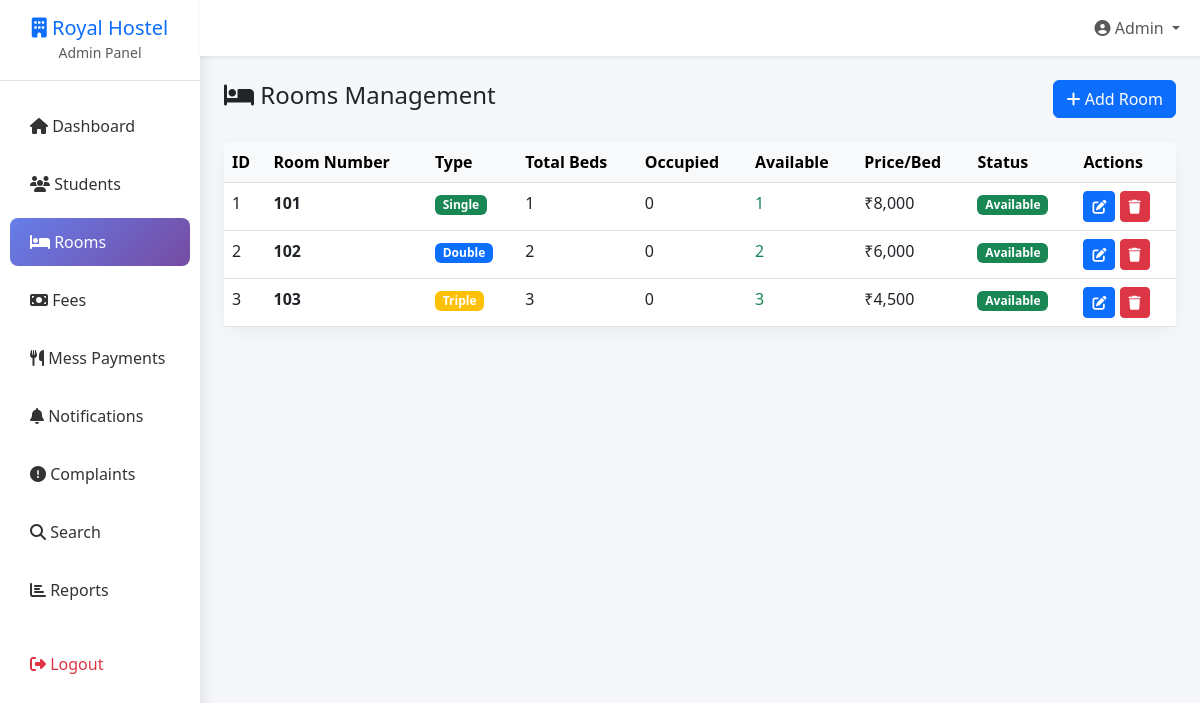
/rooms.php (signed in), run on the app's committed database.
### tables this page shows
CREATE TABLE IF NOT EXISTS rooms (
    id INT PRIMARY KEY AUTO_INCREMENT,
    room_number VARCHAR(20) UNIQUE NOT NULL,
    room_type ENUM('single', 'double', 'triple', 'dormitory') NOT NULL,
    total_beds INT NOT NULL,
    occupied_beds INT DEFAULT 0,
    available_beds INT GENERATED ALWAYS AS (total_beds - occupied_beds) STORED,
    price_per_bed DECIMAL(10,2) NOT NULL,
    description TEXT,
    status ENUM('available', 'full', 'maintenance') DEFAULT 'available',
    created_at TIMESTAMP DEFAULT CURRENT_TIMESTAMP,
    updated_at TIMESTAMP DEFAULT CURRENT_TIMESTAMP ON UPDATE CURRENT_TIMESTAMP
);

### config.php (called while the page is built, shortened)
<?php
$conn = mysqli_connect(DB_SERVER, DB_USERNAME, DB_PASSWORD);
$sql = "CREATE DATABASE IF NOT EXISTS " . DB_NAME;
mysqli_query($conn, $sql);
mysqli_select_db($conn, DB_NAME);
mysqli_set_charset($conn, "utf8mb4");
function getAllRooms() {
    global $conn;
    $result = $conn->query("SELECT * FROM rooms ORDER BY room_number");
    return $result->fetch_all(MYSQLI_ASSOC);
}

### rooms.php (the view, shortened to what this page needs)
<?php
require_once '../includes/config.php';
$rooms = getAllRooms();
?>
<!DOCTYPE html>
<html lang="en">
<head>
    <link href="https://cdn.jsdelivr.net/npm/bootstrap@5.3.0/dist/css/bootstrap.min.css" rel="stylesheet">
    <link rel="stylesheet" href="https://cdnjs.cloudflare.com/ajax/libs/font-awesome/6.4.0/css/all.min.css">
</head>
<body>
    <div class="container-fluid">
        <div class="row">
            <div class="col-md-2 sidebar p-0">
                <div class="p-3 text-center border-bottom">
                    <h5 class="mb-0 text-primary">
                        <i class="fas fa-building"></i> Royal Hostel
                    </h5>
                    <small class="text-muted">Admin Panel</small>
                </div>
                <ul class="nav flex-column mt-3">
                    <li class="nav-item">
                        <a href="index.php" class="nav-link">
                            <i class="fas fa-home"></i> Dashboard
                        </a>
                    </li>
                    <li class="nav-item">
                        <a href="students.php" class="nav-link">
                            <i class="fas fa-users"></i> Students
                        </a>
                    </li>
                    <li class="nav-item">
                        <a href="rooms.php" class="nav-link active">
                            <i class="fas fa-bed"></i> Rooms
                        </a>
                    </li>
                    <li class="nav-item">
                        <a href="fees.php" class="nav-link">
                            <i class="fas fa-money-bill"></i> Fees
                        </a>
                    </li>
                    <li class="nav-item">
                        <a href="mess_payments.php" class="nav-link">
                            <i class="fas fa-utensils"></i> Mess Payments
                        </a>
                    </li>
                    <li class="nav-item">
                        <a href="notifications.php" class="nav-link">
                            <i class="fas fa-bell"></i> Notifications
                        </a>
                    </li>
                    <li class="nav-item">
                        <a href="complaints.php" class="nav-link">
                            <i class="fas fa-exclamation-circle"></i> Complaints
                        </a>
                    </li>
                    <li class="nav-item">
                        <a href="search.php" class="nav-link">
                            <i class="fas fa-search"></i> Search
                        </a>
                    </li>
                    <li class="nav-item">
                        <a href="reports.php" class="nav-link">
                            <i class="fas fa-chart-bar"></i> Reports
                        </a>
                    </li>
                    <li class="nav-item mt-3">
                        <a href="logout.php" class="nav-link text-danger">
                            <i class="fas fa-sign-out-alt"></i> Logout
                        </a>
                    </li>
                </ul>
            </div>
            <div class="col-md-10 p-0">
                <nav class="navbar navbar-expand-lg navbar-light bg-white shadow-sm">
                    <div class="container-fluid">
                        <div class="collapse navbar-collapse" id="navbarNav">
                            <ul class="navbar-nav ms-auto">
                                <li class="nav-item dropdown">
                                    <a class="nav-link dropdown-toggle" href="#" id="navbarDropdown" role="button" data-bs-toggle="dropdown">
                                        <i class="fas fa-user-circle"></i> <?php echo ucfirst($_SESSION['username']); ?>
                                    </a>
                                </li>
                            </ul>
                        </div>
                    </div>
                </nav>
                <div class="p-4">
                    <div class="d-flex justify-content-between align-items-center mb-4">
                        <h4><i class="fas fa-bed"></i> Rooms Management</h4>
                        <a href="add_room.php" class="btn btn-primary">
                            <i class="fas fa-plus"></i> Add Room
                        </a>
                    </div>
                    <div class="table-card">
                        <div class="table-responsive">
                            <table class="table table-hover mb-0">
                                <thead class="table-light">
                                    <tr>
                                        <th>ID</th>
                                        <th>Room Number</th>
                                        <th>Type</th>
                                        <th>Total Beds</th>
                                        <th>Occupied</th>
                                        <th>Available</th>
                                        <th>Price/Bed</th>
                                        <th>Status</th>
                                        <th>Actions</th>
                                    </tr>
                                </thead>
                                <tbody>
                                    <?php if (count($rooms) > 0): ?>
                                        <?php foreach ($rooms as $room): ?>
                                            <tr>
                                                <td><?php echo $room['id']; ?></td>
                                                <td><strong><?php echo htmlspecialchars($room['room_number']); ?></strong></td>
                                                <td>
                                                    <?php
                                                    $typeClass = [
                                                        'single' => 'bg-success',
                                                        'double' => 'bg-primary',
                                                        'triple' => 'bg-warning',
                                                        'dormitory' => 'bg-info'
                                                    ];
                                                    ?>
                                                    <span class="badge <?php echo $typeClass[$room['room_type']] ?? 'bg-secondary'; ?>">
                                                        <?php echo ucfirst($room['room_type']); ?>
                                                    </span>
                                                </td>
                                                <td><?php echo $room['total_beds']; ?></td>
                                                <td><?php echo $room['occupied_beds']; ?></td>
                                                <td>
                                                    <?php if ($room['available_beds'] > 0): ?>
                                                        <span class="text-success"><?php echo $room['available_beds']; ?></span>
                                                    <?php else: ?>
                                                        <span class="text-danger">0</span>
                                                    <?php endif; ?>
                                                </td>
                                                <td>₹<?php echo number_format($room['price_per_bed'], 0); ?></td>
                                                <td>
                                                    <?php
                                                    $statusClass = [
                                                        'available' => 'bg-success',
                                                        'full' => 'bg-danger',
                                                        'maintenance' => 'bg-warning'
                                                    ];
                                                    ?>
                                                    <span class="badge <?php echo $statusClass[$room['status']] ?? 'bg-secondary'; ?>">
                                                        <?php echo ucfirst($room['status']); ?>
                                                    </span>
                                                </td>
                                                <td>
                                                    <a href="edit_room.php?id=<?php echo $room['id']; ?>" class="btn btn-sm btn-primary">
                                                        <i class="fas fa-edit"></i>
                                                    </a>
                                                    <a href="rooms.php?delete=<?php echo $room['id']; ?>" class="btn btn-sm btn-danger" onclick="return confirm('Are you sure you want to delete this room?')">
                                                        <i class="fas fa-trash"></i>
                                                    </a>
                                                </td>
                                            </tr>
                                        <?php endforeach; ?>
                                    <?php endif; ?>
                                </tbody>
                            </table>
                        </div>
                    </div>
                </div>
            </div>
        </div>
    </div>
</body>
</html>

### rooms.php (style rules this page uses)
:root { --primary-color: #667eea; --secondary-color: #764ba2; }
body { background: #f5f7fa; }
.sidebar { background: white; min-height: 100vh; box-shadow: 2px 0 15px rgba(0, 0, 0, 0.1); }
.sidebar .nav-link { color: #333; padding: 12px 20px; border-radius: 8px; margin: 5px 10px; transition: all 0.3s; }
.sidebar .nav-link:hover, .sidebar .nav-link.active { background: linear-gradient(135deg, var(--primary-color), var(--secondary-color)); color: white; }
.table-card { background: white; border-radius: 15px; box-shadow: 0 5px 20px rgba(0, 0, 0, 0.05); }

### data on the page
rooms: id "1", room_number "101", room_type "Single", total_beds "1", occupied_beds "0", available_beds "1", price_per_bed "8,000", status "Available"
rooms: id "2", room_number "102", room_type "Double", total_beds "2", occupied_beds "0", available_beds "2", price_per_bed "6,000", status "Available"
rooms: id "3", room_number "103", room_type "Triple", total_beds "3", occupied_beds "0", available_beds "3", price_per_bed "4,500", status "Available"

### other printed values
$_SESSION['username'] "Admin"
